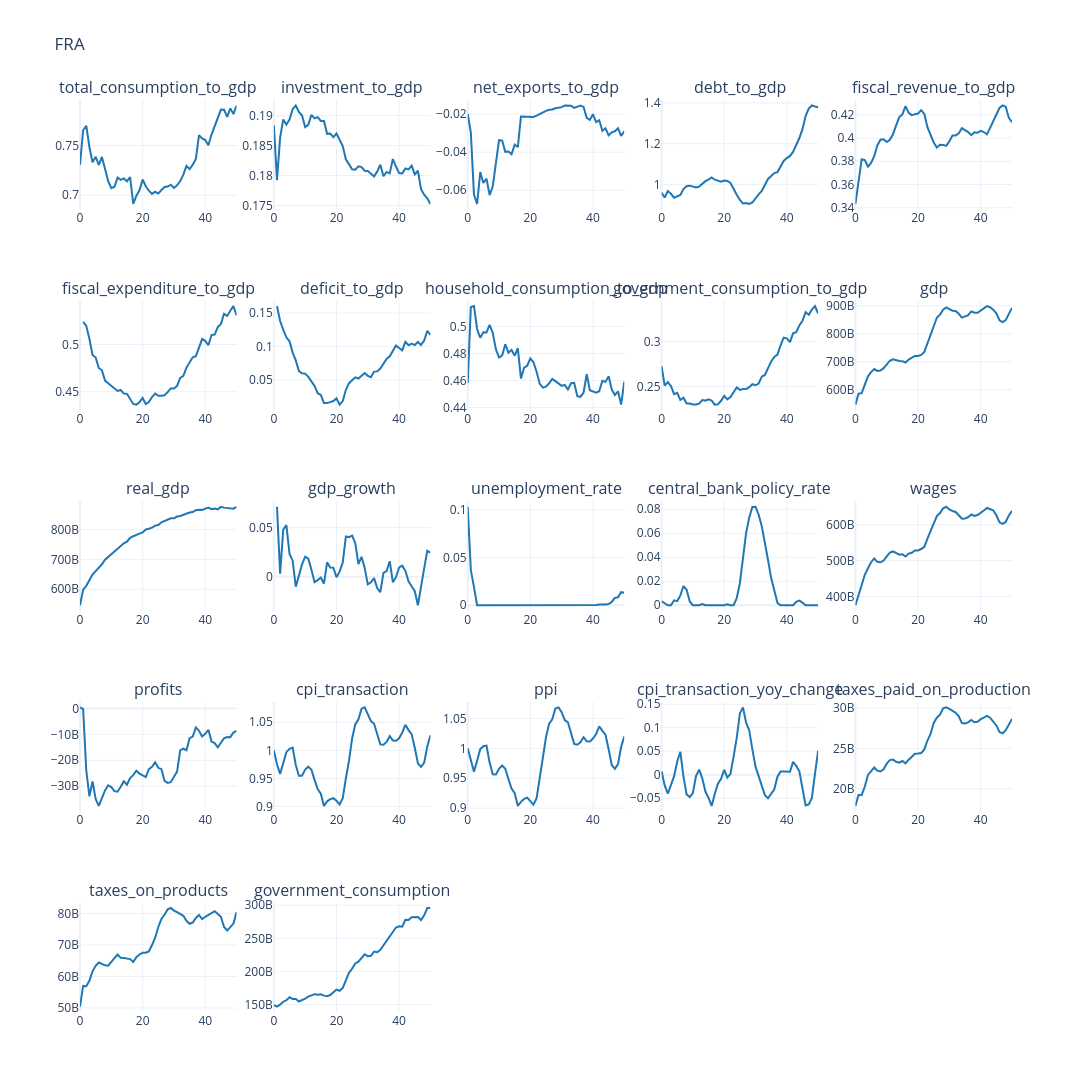

This figure's notebook cell:
### Code cell
# Plots
plot_columns = [
    "total_consumption_to_gdp", "investment_to_gdp", "net_exports_to_gdp",
    "debt_to_gdp", "fiscal_revenue_to_gdp", "fiscal_expenditure_to_gdp", "deficit_to_gdp",
    "household_consumption_to_gdp", "government_consumption_to_gdp", "gdp", "real_gdp",
    "gdp_growth", "unemployment_rate", "central_bank_policy_rate",
    "wages", "profits", "cpi_transaction", "ppi", "cpi_transaction_yoy_change",
    "taxes_paid_on_production", "taxes_on_products", "government_consumption",
]

plot_output(
    df=df_base[plot_columns],
    no_rows=5,
    no_cols=5,
    country_code=cfg.country_iso3,
    line_color="#1f77b4",
    base_height=220,
    base_width=380,
)
